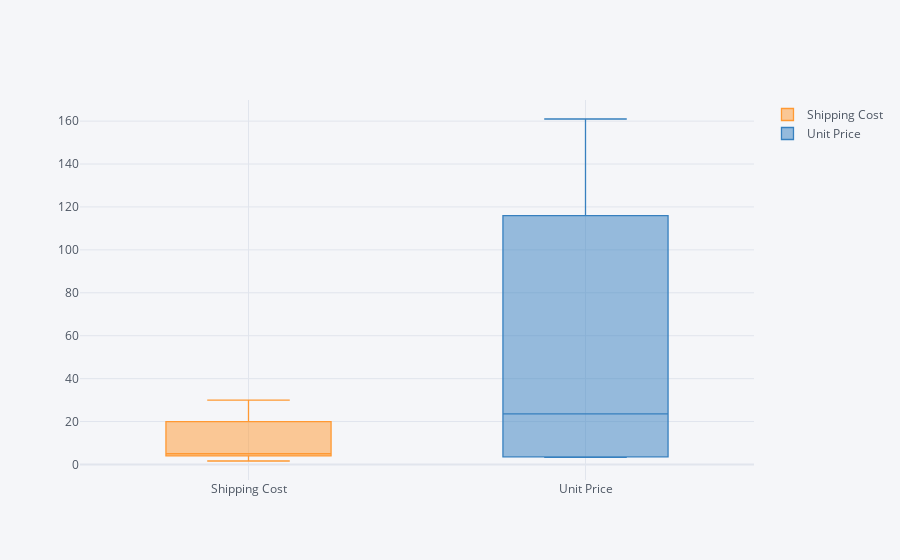

Notebook code cell kept with this figure:
### Code cell
dfb.iplot(kind='box')

### Figure 1 — Plotly figure (JSON) as saved in the notebook; plotly's stock layout.template omitted (floating-point values rounded to 4 significant figures)
{"data": [{"boxpoints": false, "line": {"width": 1.3}, "marker": {"color": "rgba(255, 153, 51, 1.0)"}, "name": "Shipping Cost", "orientation": "v", "type": "box", "y": [19.99, 2.31, 4.2, 1.63, 5.15, 4.86, 30, 4, 30, 8.99]}, {"boxpoints": false, "line": {"width": 1.3}, "marker": {"color": "rgba(55, 128, 191, 1.0)"}, "name": "Unit Price", "orientation": "v", "type": "box", "y": [78.69, 3.28, 3.28, 3.58, 5.98, 29.14, 161.0, 17.98, 161.0, 116.0]}], "layout": {"legend": {"bgcolor": "#F5F6F9", "font": {"color": "#4D5663"}}, "paper_bgcolor": "#F5F6F9", "plot_bgcolor": "#F5F6F9", "title": {"font": {"color": "#4D5663"}}, "xaxis": {"gridcolor": "#E1E5ED", "showgrid": true, "tickfont": {"color": "#4D5663"}, "title": {"font": {"color": "#4D5663"}, "text": ""}, "zerolinecolor": "#E1E5ED"}, "yaxis": {"gridcolor": "#E1E5ED", "showgrid": true, "tickfont": {"color": "#4D5663"}, "title": {"font": {"color": "#4D5663"}, "text": ""}, "zerolinecolor": "#E1E5ED"}}}
